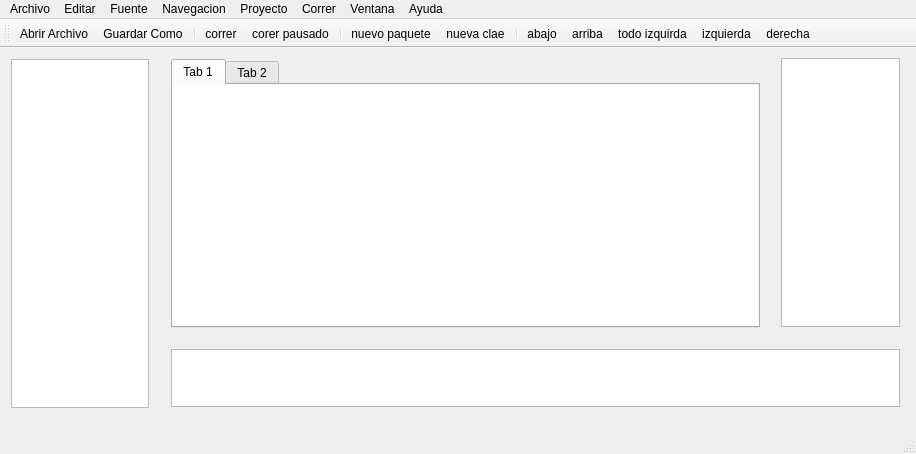
<?xml version="1.0" encoding="UTF-8"?>
<ui version="4.0">
 <class>MainWindow</class>
 <widget class="QMainWindow" name="MainWindow">
  <property name="geometry">
   <rect>
    <x>0</x>
    <y>0</y>
    <width>916</width>
    <height>454</height>
   </rect>
  </property>
  <property name="cursor">
   <cursorShape>PointingHandCursor</cursorShape>
  </property>
  <property name="mouseTracking">
   <bool>false</bool>
  </property>
  <property name="acceptDrops">
   <bool>true</bool>
  </property>
  <property name="windowTitle">
   <string>MainWindow</string>
  </property>
  <widget class="QWidget" name="centralWidget">
   <widget class="QWidget" name="verticalLayoutWidget">
    <property name="geometry">
     <rect>
      <x>0</x>
      <y>0</y>
      <width>160</width>
      <height>371</height>
     </rect>
    </property>
    <layout class="QVBoxLayout" name="verticalLayout">
     <item>
      <widget class="QTextEdit" name="textEdit_2"/>
     </item>
    </layout>
   </widget>
   <widget class="QWidget" name="horizontalLayoutWidget">
    <property name="geometry">
     <rect>
      <x>160</x>
      <y>290</y>
      <width>751</width>
      <height>80</height>
     </rect>
    </property>
    <layout class="QHBoxLayout" name="horizontalLayout">
     <item>
      <widget class="QTextEdit" name="textEdit"/>
     </item>
    </layout>
   </widget>
   <widget class="QWidget" name="verticalLayoutWidget_2">
    <property name="geometry">
     <rect>
      <x>160</x>
      <y>0</y>
      <width>611</width>
      <height>291</height>
     </rect>
    </property>
    <layout class="QVBoxLayout" name="verticalLayout_2">
     <item>
      <widget class="QTabWidget" name="tabWidget">
       <property name="currentIndex">
        <number>0</number>
       </property>
       <widget class="QWidget" name="tab">
        <attribute name="title">
         <string>Tab 1</string>
        </attribute>
        <widget class="QPlainTextEdit" name="plainTextEdit">
         <property name="geometry">
          <rect>
           <x>-7</x>
           <y>-1</y>
           <width>761</width>
           <height>271</height>
          </rect>
         </property>
        </widget>
       </widget>
       <widget class="QWidget" name="tab_2">
        <attribute name="title">
         <string>Tab 2</string>
        </attribute>
        <widget class="QPlainTextEdit" name="plainTextEdit_2">
         <property name="geometry">
          <rect>
           <x>-7</x>
           <y>-1</y>
           <width>761</width>
           <height>261</height>
          </rect>
         </property>
        </widget>
       </widget>
      </widget>
     </item>
    </layout>
   </widget>
   <widget class="QWidget" name="verticalLayoutWidget_3">
    <property name="geometry">
     <rect>
      <x>770</x>
      <y>-1</y>
      <width>141</width>
      <height>291</height>
     </rect>
    </property>
    <layout class="QVBoxLayout" name="verticalLayout_3">
     <item>
      <widget class="QTextEdit" name="textEdit_3"/>
     </item>
    </layout>
   </widget>
  </widget>
  <widget class="QMenuBar" name="menuBar">
   <property name="geometry">
    <rect>
     <x>0</x>
     <y>0</y>
     <width>916</width>
     <height>19</height>
    </rect>
   </property>
   <widget class="QMenu" name="menuArchivo">
    <property name="title">
     <string>Archivo</string>
    </property>
    <addaction name="actionNuevo_Archivo"/>
    <addaction name="actionAbrir_Archivo"/>
    <addaction name="separator"/>
    <addaction name="actionGuardar"/>
    <addaction name="actionGuardar_Como"/>
   </widget>
   <widget class="QMenu" name="menuEditar">
    <property name="title">
     <string>Editar</string>
    </property>
   </widget>
   <widget class="QMenu" name="menuFuente">
    <property name="title">
     <string>Fuente</string>
    </property>
   </widget>
   <widget class="QMenu" name="menuNavegacion">
    <property name="title">
     <string>Navegacion</string>
    </property>
   </widget>
   <widget class="QMenu" name="menuProyecto">
    <property name="title">
     <string>Proyecto</string>
    </property>
    <addaction name="actionNueva_clae"/>
    <addaction name="actionNuevo_paquete"/>
   </widget>
   <widget class="QMenu" name="menuCorrer">
    <property name="title">
     <string>Correr</string>
    </property>
    <addaction name="actionCorrer"/>
    <addaction name="actionCorer_pausado"/>
   </widget>
   <widget class="QMenu" name="menuVentana">
    <property name="title">
     <string>Ventana</string>
    </property>
   </widget>
   <widget class="QMenu" name="menuAyuda">
    <property name="title">
     <string>Ayuda</string>
    </property>
    <addaction name="actionArriba"/>
    <addaction name="actionAbajo"/>
    <addaction name="actionTodo_izquirda"/>
    <addaction name="actionIzquierda"/>
    <addaction name="actionDerecha"/>
   </widget>
   <addaction name="menuArchivo"/>
   <addaction name="menuEditar"/>
   <addaction name="menuFuente"/>
   <addaction name="menuNavegacion"/>
   <addaction name="menuProyecto"/>
   <addaction name="menuCorrer"/>
   <addaction name="menuVentana"/>
   <addaction name="menuAyuda"/>
  </widget>
  <widget class="QStatusBar" name="statusBar"/>
  <widget class="QToolBar" name="toolBar">
   <property name="windowTitle">
    <string>toolBar</string>
   </property>
   <attribute name="toolBarArea">
    <enum>TopToolBarArea</enum>
   </attribute>
   <attribute name="toolBarBreak">
    <bool>false</bool>
   </attribute>
   <addaction name="actionAbrir_Archivo"/>
   <addaction name="actionGuardar_Como"/>
   <addaction name="separator"/>
   <addaction name="actionCorrer"/>
   <addaction name="actionCorer_pausado"/>
   <addaction name="separator"/>
   <addaction name="actionNuevo_paquete"/>
   <addaction name="actionNueva_clae"/>
   <addaction name="separator"/>
   <addaction name="actionAbajo"/>
   <addaction name="actionArriba"/>
   <addaction name="actionTodo_izquirda"/>
   <addaction name="actionIzquierda"/>
   <addaction name="actionDerecha"/>
  </widget>
  <action name="actionAbrir_Archivo">
   <property name="icon">
    <iconset>
     <normaloff>../Iconos/prj_obj.gif</normaloff>../Iconos/prj_obj.gif</iconset>
   </property>
   <property name="text">
    <string>Abrir Archivo</string>
   </property>
  </action>
  <action name="actionNuevo_Archivo">
   <property name="icon">
    <iconset>
     <normaloff>../Iconos/new_wiz.gif</normaloff>../Iconos/new_wiz.gif</iconset>
   </property>
   <property name="text">
    <string>Nuevo Archivo</string>
   </property>
  </action>
  <action name="actionGuardar_Como">
   <property name="icon">
    <iconset>
     <normaloff>../Iconos/saveall_edit.gif</normaloff>../Iconos/saveall_edit.gif</iconset>
   </property>
   <property name="text">
    <string>Guardar Como</string>
   </property>
  </action>
  <action name="actionGuardar">
   <property name="icon">
    <iconset>
     <normaloff>../Iconos/save_edit.gif</normaloff>../Iconos/save_edit.gif</iconset>
   </property>
   <property name="text">
    <string>Guardar</string>
   </property>
  </action>
  <action name="actionCorrer">
   <property name="icon">
    <iconset>
     <normaloff>../Iconos/run_wiz.png</normaloff>../Iconos/run_wiz.png</iconset>
   </property>
   <property name="text">
    <string>correr</string>
   </property>
  </action>
  <action name="actionCorer_pausado">
   <property name="icon">
    <iconset>
     <normaloff>../Iconos/debug_exc.gif</normaloff>../Iconos/debug_exc.gif</iconset>
   </property>
   <property name="text">
    <string>corer pausado</string>
   </property>
  </action>
  <action name="actionNueva_clae">
   <property name="icon">
    <iconset>
     <normaloff>../Iconos/newclass_wiz.png</normaloff>../Iconos/newclass_wiz.png</iconset>
   </property>
   <property name="text">
    <string>nueva clae</string>
   </property>
  </action>
  <action name="actionNuevo_paquete">
   <property name="icon">
    <iconset>
     <normaloff>../Iconos/newpack_wiz.png</normaloff>../Iconos/newpack_wiz.png</iconset>
   </property>
   <property name="text">
    <string>nuevo paquete</string>
   </property>
  </action>
  <action name="actionArriba">
   <property name="icon">
    <iconset>
     <normaloff>../Iconos/prev_nav.gif</normaloff>../Iconos/prev_nav.gif</iconset>
   </property>
   <property name="text">
    <string>arriba</string>
   </property>
  </action>
  <action name="actionAbajo">
   <property name="icon">
    <iconset>
     <normaloff>../Iconos/next_nav.gif</normaloff>../Iconos/next_nav.gif</iconset>
   </property>
   <property name="text">
    <string>abajo</string>
   </property>
  </action>
  <action name="actionIzquierda">
   <property name="icon">
    <iconset>
     <normaloff>../Iconos/nav_backward.gif</normaloff>../Iconos/nav_backward.gif</iconset>
   </property>
   <property name="text">
    <string>izquierda</string>
   </property>
  </action>
  <action name="actionDerecha">
   <property name="icon">
    <iconset>
     <normaloff>../Iconos/nav_forward.gif</normaloff>../Iconos/nav_forward.gif</iconset>
   </property>
   <property name="text">
    <string>derecha</string>
   </property>
  </action>
  <action name="actionTodo_izquirda">
   <property name="icon">
    <iconset>
     <normaloff>../Iconos/last_edit_pos.gif</normaloff>../Iconos/last_edit_pos.gif</iconset>
   </property>
   <property name="text">
    <string>todo izquirda</string>
   </property>
  </action>
 </widget>
 <layoutdefault spacing="6" margin="11"/>
 <resources/>
 <connections/>
</ui>
